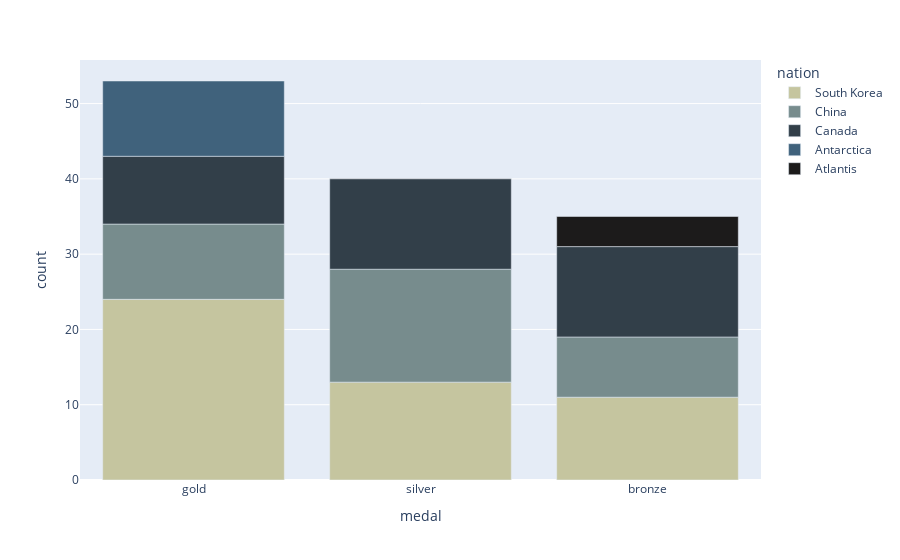

Here is the notebook cell this chart was saved with:
### Code cell
# example bar plot with discrete color sequence
df = px.data.medals_long()
# add some example data to increase color palette
df2 = pd.DataFrame([['Antarctica', 'gold', 10]], columns=['nation','medal','count'])
df3 = pd.DataFrame([['Atlantis', 'bronze', 4]], columns=['nation','medal','count'])

df = pd.concat([df, df2, df3])

fig = px.bar(df, x="medal", y="count", color="nation", color_discrete_sequence=vangogh_px)
fig.show()

### Figure 1 — Plotly figure (JSON) as saved in the notebook; plotly's stock layout.template omitted (floating-point values rounded to 4 significant figures)
{"data": [{"alignmentgroup": "True", "hovertemplate": "nation=South Korea<br>medal=%{x}<br>count=%{y}<extra></extra>", "legendgroup": "South Korea", "marker": {"color": "#c5c59f", "pattern": {"shape": ""}}, "name": "South Korea", "offsetgroup": "South Korea", "orientation": "v", "showlegend": true, "textposition": "auto", "type": "bar", "x": ["gold", "silver", "bronze"], "xaxis": "x", "y": [24, 13, 11], "yaxis": "y"}, {"alignmentgroup": "True", "hovertemplate": "nation=China<br>medal=%{x}<br>count=%{y}<extra></extra>", "legendgroup": "China", "marker": {"color": "#778c8d", "pattern": {"shape": ""}}, "name": "China", "offsetgroup": "China", "orientation": "v", "showlegend": true, "textposition": "auto", "type": "bar", "x": ["gold", "silver", "bronze"], "xaxis": "x", "y": [10, 15, 8], "yaxis": "y"}, {"alignmentgroup": "True", "hovertemplate": "nation=Canada<br>medal=%{x}<br>count=%{y}<extra></extra>", "legendgroup": "Canada", "marker": {"color": "#323f49", "pattern": {"shape": ""}}, "name": "Canada", "offsetgroup": "Canada", "orientation": "v", "showlegend": true, "textposition": "auto", "type": "bar", "x": ["gold", "silver", "bronze"], "xaxis": "x", "y": [9, 12, 12], "yaxis": "y"}, {"alignmentgroup": "True", "hovertemplate": "nation=Antarctica<br>medal=%{x}<br>count=%{y}<extra></extra>", "legendgroup": "Antarctica", "marker": {"color": "#40627c", "pattern": {"shape": ""}}, "name": "Antarctica", "offsetgroup": "Antarctica", "orientation": "v", "showlegend": true, "textposition": "auto", "type": "bar", "x": ["gold"], "xaxis": "x", "y": [10], "yaxis": "y"}, {"alignmentgroup": "True", "hovertemplate": "nation=Atlantis<br>medal=%{x}<br>count=%{y}<extra></extra>", "legendgroup": "Atlantis", "marker": {"color": "#1c1b1b", "pattern": {"shape": ""}}, "name": "Atlantis", "offsetgroup": "Atlantis", "orientation": "v", "showlegend": true, "textposition": "auto", "type": "bar", "x": ["bronze"], "xaxis": "x", "y": [4], "yaxis": "y"}], "layout": {"barmode": "relative", "legend": {"title": {"text": "nation"}, "tracegroupgap": 0}, "margin": {"t": 60}, "xaxis": {"anchor": "y", "domain": [0, 1], "title": {"text": "medal"}}, "yaxis": {"anchor": "x", "domain": [0, 1], "title": {"text": "count"}}}}
